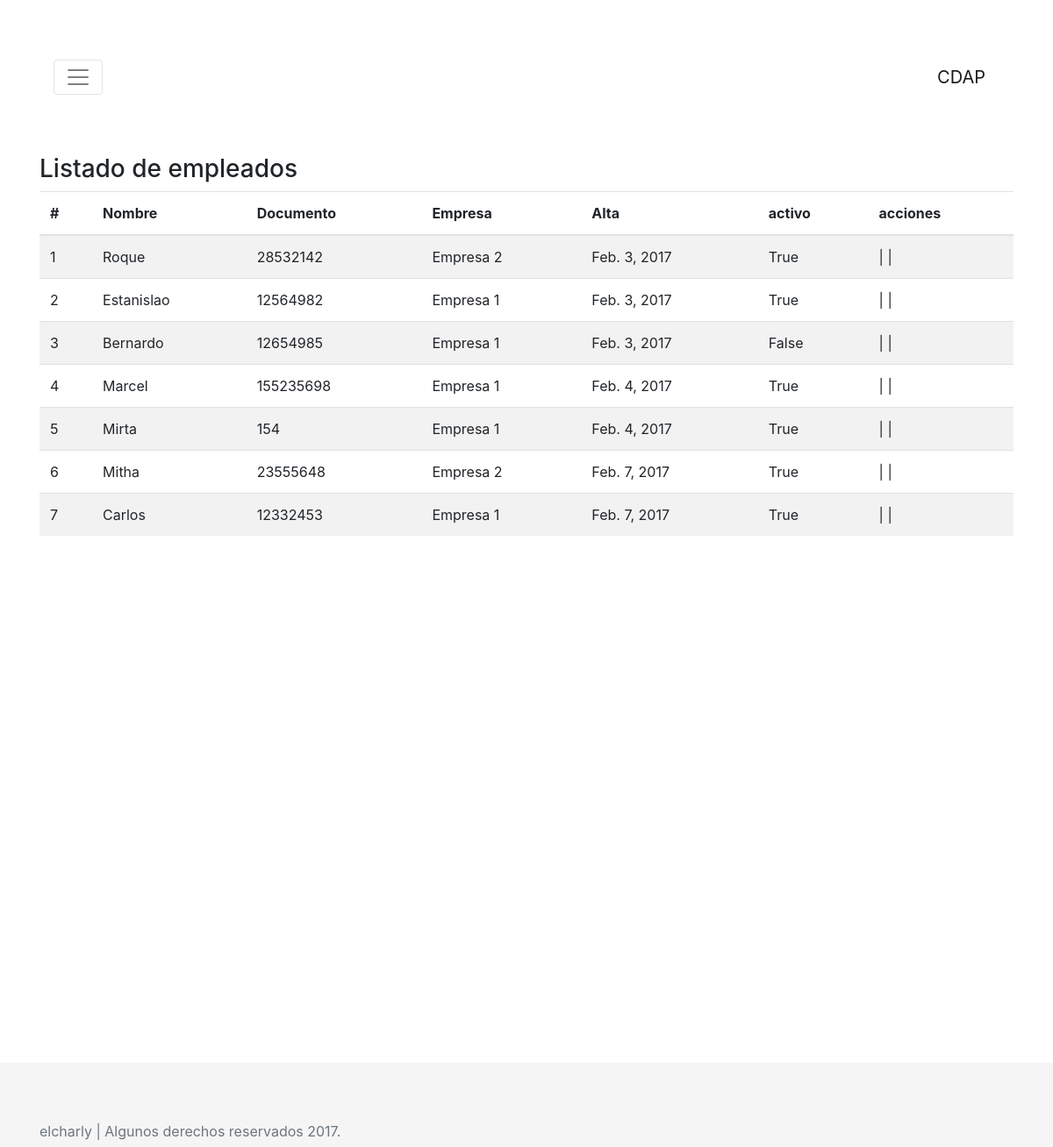
The page /cdap/persona_listar on the database as committed earlier.
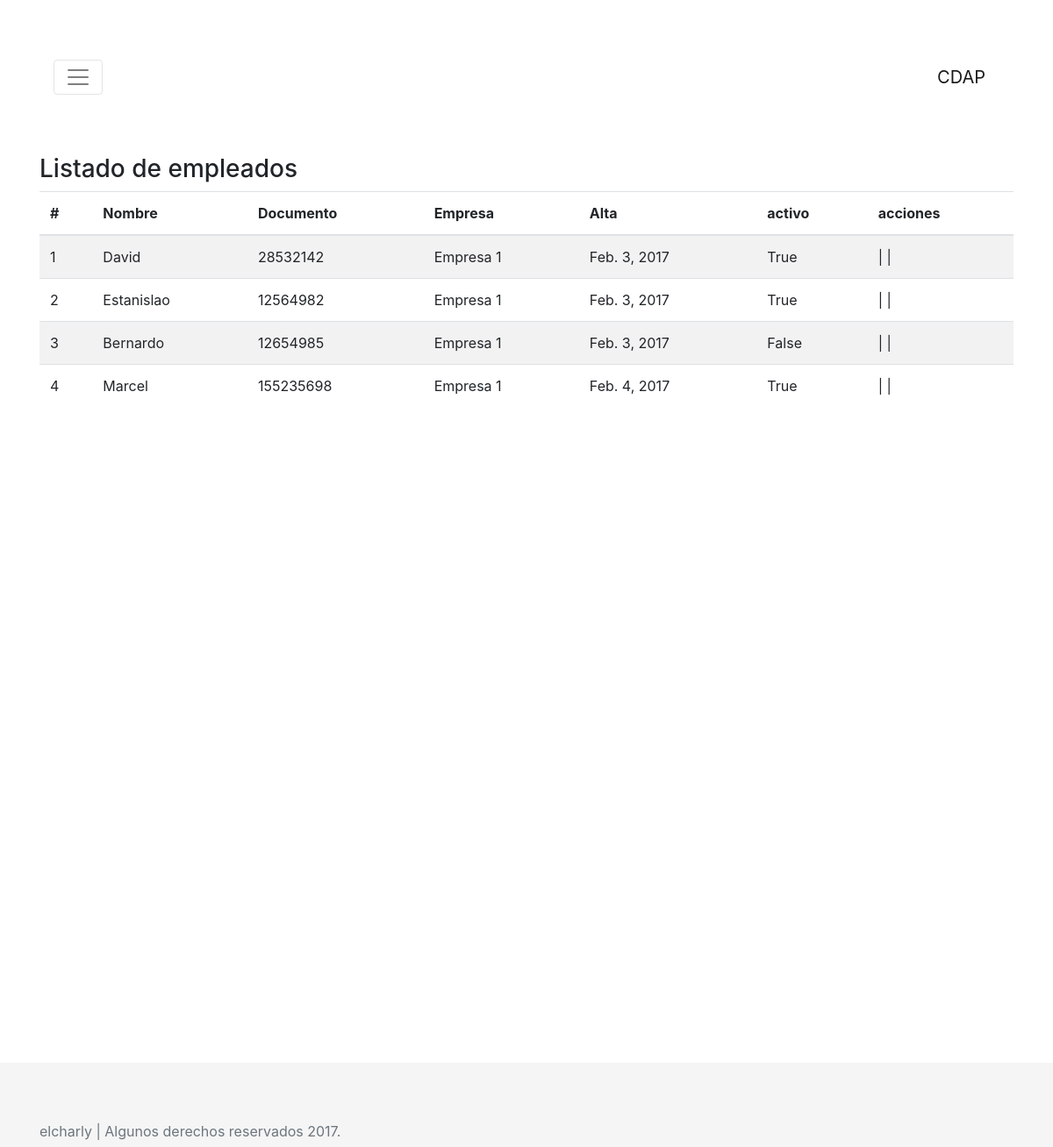
The same page on the database as committed later.
### cdap/models.py (models this page shows, shortened)
class Persona(models.Model):
    nombre= models.CharField(max_length=50)
    apellido= models.CharField(max_length=70)
    documento= models.CharField(max_length=10)
    foto= models.ImageField(upload_to="personas/archivo/%Y/%m/%d", null=True, blank=True)
    fecha_alta= models.DateField(auto_now_add=True)
    fecha_ultima_mod= models.DateField(auto_now=True)
    activo= models.BooleanField()
    empresa= models.ForeignKey(Empresa, null=True, blank=True, on_delete=models.CASCADE)

class Empresa(models.Model):
    nombre= models.CharField(max_length=50)
    direccion= models.TextField()
    telefono= models.CharField(max_length=12)
    responsable= models.CharField(max_length=120)
    email= models.EmailField()
    fecha_alta= models.DateTimeField(auto_now_add=True) # Esto es para que se agregue sola y no se modifique
    fecha_ultima_mod= models.DateField(auto_now=True) # Esto es para que se agregue sola
    comentario= models.TextField()
    activo= models.BooleanField()
    locacion= models.ManyToManyField(Locacion)
    def __str__(self):
        return self.nombre

### cdap/views.py (the view)
def persona_list(request):
    persona = Persona.objects.all()
    contexto = {'personas':persona}
    return render(request, 'persona_list.html', contexto)

### cdap/templates/persona_list.html (shortened to what this page needs)
{% extends 'base.html'%}
{% block content %}
<h3>Listado de empleados</h3>
{% if personas %}
<div class="table-responsive">
<table class="table table-striped">
<thead>
  <tr>
    <th>#</th>
    <th>Nombre</th>
    <th>Documento</th>
    <th>Empresa</th>
    <th>Alta</th>
    <th>activo</th>
    <th>acciones</th>
  </tr>
</thead>
<tbody>
  {% for persona in personas %}
  <tr>
    <td>{{persona.id}}</td>
    <td>{{ persona.nombre }}</td>
    <td>{{ persona.documento }}</td>
    <td>{{ persona.empresa }}</td>
    <td>{{ persona.fecha_alta }}</td>
    <td>{{ persona.activo }}</td>
    <td>
      <a href="{% url 'persona_editar' persona.id %}"></a>  |
      <a href="{% url 'persona_eliminar' persona.id %}"></a> |
    </td>
  </tr>
  {% endfor %}
</tbody>
</table>
</div>
{% else %}
<p>No hay ningun empleado listado.</p>
{% endif %}
{% endblock %}

Rows that differ between the two databases and show on the page:
removed Persona: id "5", nombre "Mirta", documento "154", empresa "Empresa 1", fecha_alta "Feb. 4, 2017", activo "True"
removed Persona: id "6", nombre "Mitha", documento "23555648", empresa "Empresa 2", fecha_alta "Feb. 7, 2017", activo "True"
removed Persona: id "7", nombre "Carlos", documento "12332453", empresa "Empresa 1", fecha_alta "Feb. 7, 2017", activo "True"
changed Persona id 1: nombre "Roque" → "David"; empresa "Empresa 2" → "Empresa 1"
